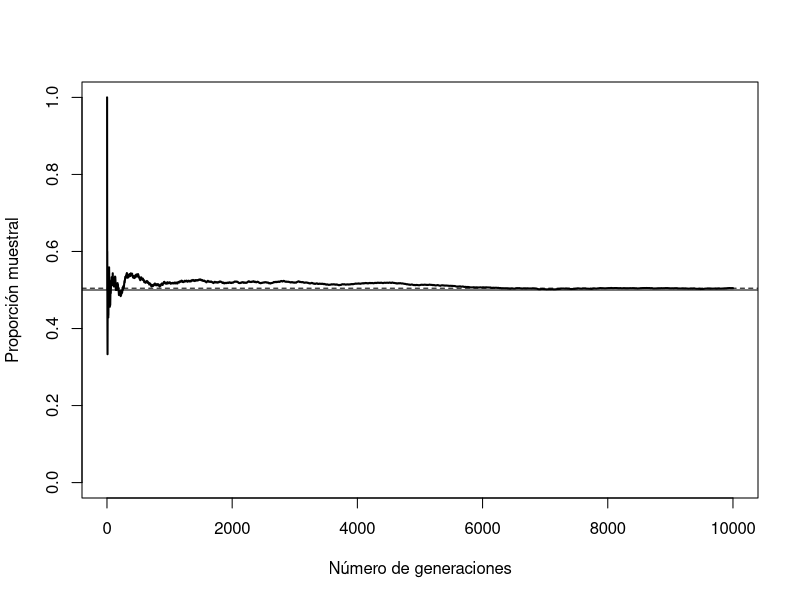
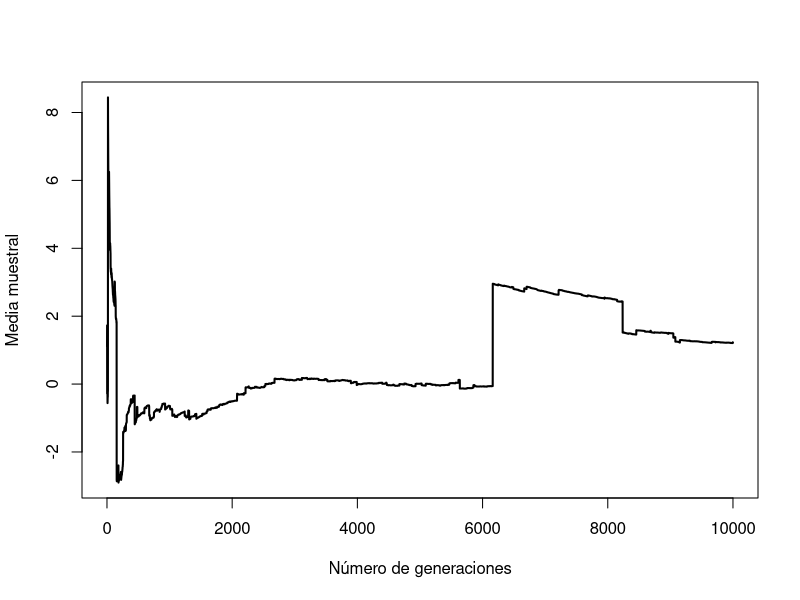
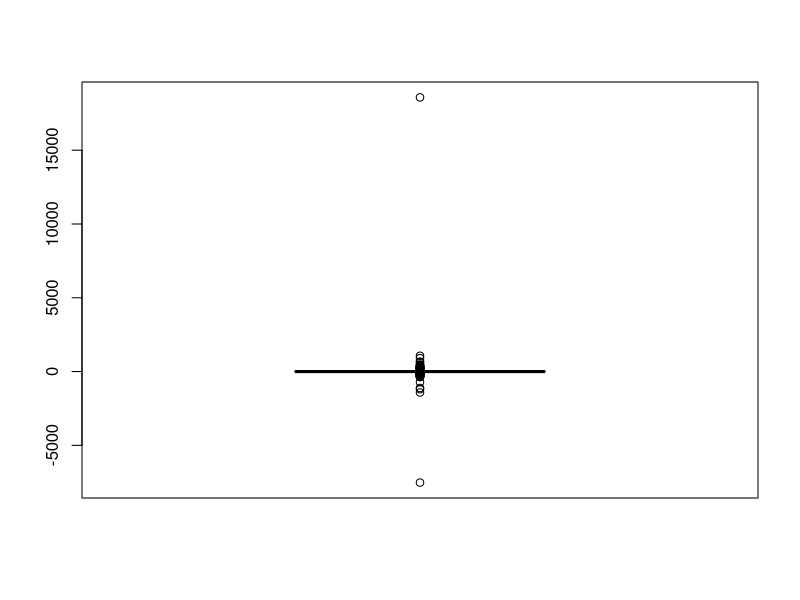
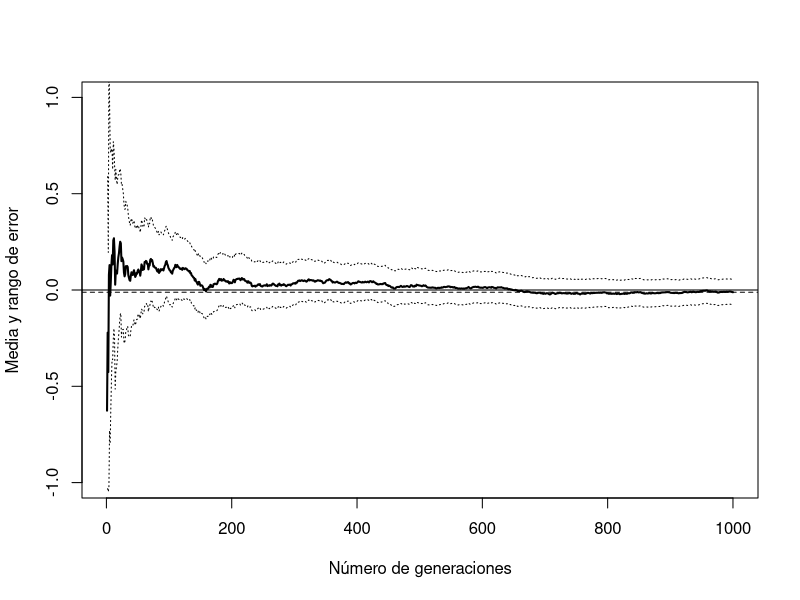

These figures' R source, in order:
# CONVERGENCIA
#   Estamos interesados en aproximar la media teorica mu = E[X] a partir de una secuencia obtenida 
#   en una simulación, utilizando para ello la media muestral. Una justificación teórica de la
#   validez de esta aproximación es la ley débil de los grandes números Xn -> u

# Ejemplo 3.1 (Aproximación de una probabilidad)
#   Simulamos una variable aleatoria X con distribución de Bernoulli de parámetro P=0.5
p <- 0.5
set.seed(1)
nsim <- 10000 # nsim <- 100
rx <- runif(nsim) < p # rbinom(nsim, size = 1, prob = p)

# La aproximación por simulación de E[X]=p será
mean(rx) 

# Gráfico de la evolución de la aproximación
plot(cumsum(rx)/1:nsim, type = "l", lwd = 2, xlab = "Número de generaciones", 
     ylab = "Proporción muestral", ylim = c(0, 1))
abline(h = mean(rx), lty = 2)
# valor teórico
abline(h = p) 

# Detección de problemas de convergencia
#   En la ley débil se requiere como condición suficiente que E[|X_i|] < infty,
#   en caso contrario la media muestral puede no converger a una constante.
#   Un ejemplo es la distribución de Cauchy
set.seed(1)
nsim <- 10000
rx <- rcauchy(nsim) # rx <- rt(nsim, df = 2)
plot(cumsum(rx)/1:nsim, type = "l", lwd = 2, 
     xlab = "Número de generaciones", ylab = "Media muestral")

# CONCLUSION
#   Para detectar problemas de convergencia es especialmente recomendable representar la
#   evolución de la aproximación de la característica de interés sobre el número de generacioness

boxplot(rx)

# -------- Precisión ------------

# Ejemplo 3.2
#   Aproximación de la media de una distribución normal
xsd <- 1
xmed <- 0
set.seed(1)
nsim <- 1000
rx <- rnorm(nsim, xmed, xsd)

# La aproximación por simulación de la media será:
mean(rx)

# Como medida de la presición de la aproximación podemos utilizar el error máximo
2*sd(rx)/sqrt(nsim)

# Gráfico de convergencia incluyendo el error de la aproximación
n <- 1:nsim
est <- cumsum(rx)/n
# (cumsum(rx^2) - n*est^2)/(n-1) # Cuasi-varianzas muestrales
esterr <- sqrt((cumsum(rx^2)/n - est^2)/(n-1)) # Errores estándar de la media
plot(est, type = "l", lwd = 2, xlab = "Número de generaciones", 
     ylab = "Media y rango de error", ylim = c(-1, 1))
abline(h = est[nsim], lty=2)
lines(est + 2*esterr, lty=3)
lines(est - 2*esterr, lty=3)
abline(h = xmed)


